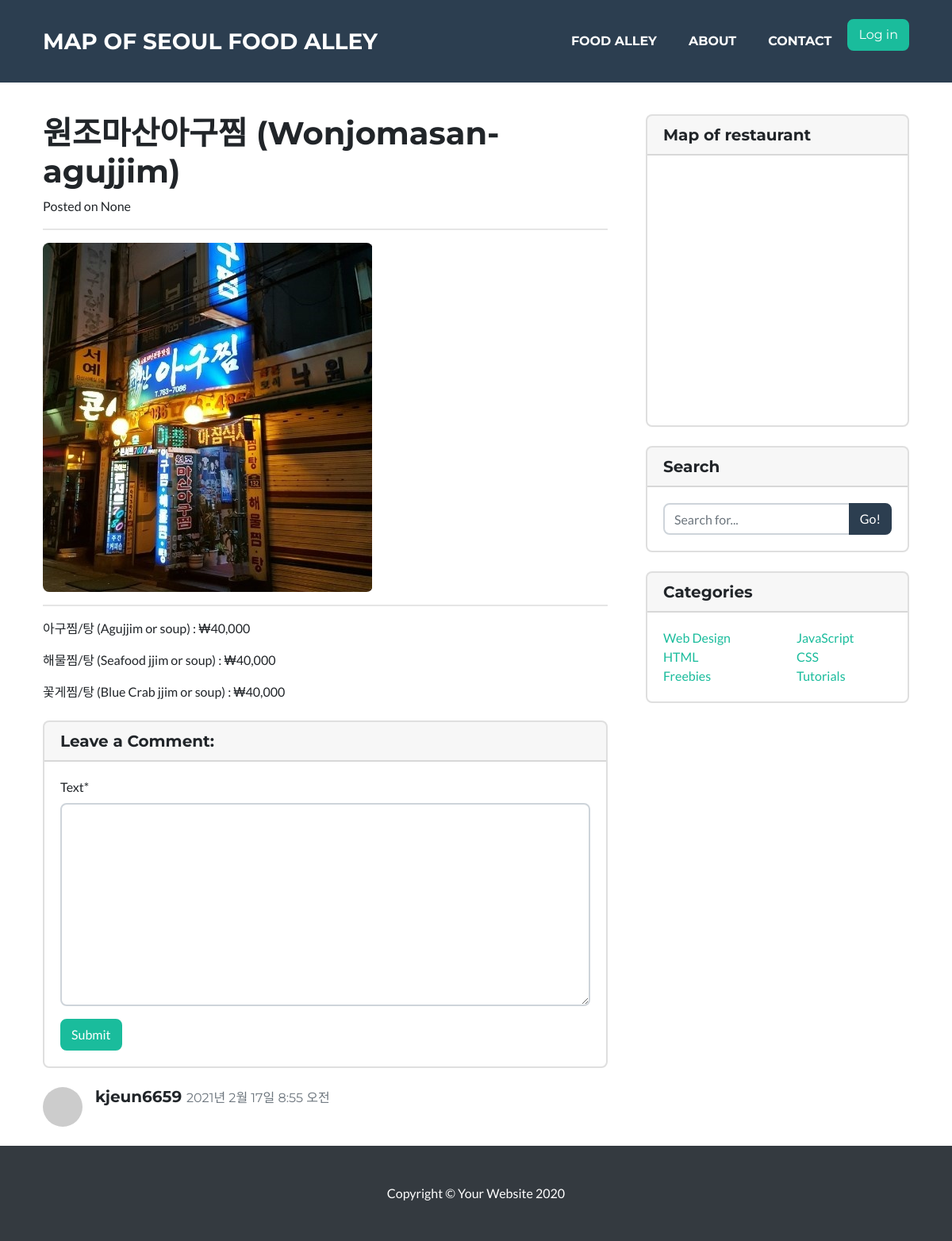
Screenshot of /mukja/golmok/1/1/ with the database file from the repository.
### mukja/models.py (models this page shows, shortened)
class Restaurant(models.Model):
    name = models.CharField(max_length=25, unique=True)
    address = models.CharField(max_length=50)
    latitude = models.CharField(max_length=50)
    longitude = models.CharField(max_length=50)
    phone_number = models.CharField(max_length=20)
    golmok = models.ForeignKey(Golmok, blank=True, null=True, on_delete=models.SET_NULL)
    description = MarkdownxField(null=True)
    head_image = models.ImageField(upload_to='blog/%Y/%m/%d/', blank=True)
    created = models.DateTimeField(auto_now_add=True, null=True)  # 포스트가 생성이 될 때 created에 자동으로 담아주게 된다.
    def get_absolute_url(self):
        return '/mukja/golmok/{}/{}/'.format(self.golmok.pk, self.pk)
    def get_markdown_description(self):
        return markdown(self.description)

class Menu(models.Model):
    name = models.CharField(max_length=25)
    price = models.CharField(max_length=10)
    description = models.CharField(max_length=300, null=True)
    restaurant = models.ForeignKey(Restaurant, blank=True, null=True, on_delete=models.SET_NULL)

class Comment(models.Model):
    restaurant = models.ForeignKey(Restaurant, blank=True, null=True, on_delete=models.SET_NULL)
    text = MarkdownxField()
    author = models.ForeignKey(User, on_delete=models.CASCADE)
    created_at = models.DateTimeField(auto_now_add=True)    # 새로 생성됐을 때 저절로 시간이 들어가게끔
    modified_at = models.DateTimeField(auto_now=True)
    def get_markdown_content(self):
        return markdown(self.text)

### mukja/views.py (the view)
# urls.py: path('golmok/<int:fk>/<int:pk>/', views.restaurant),
def restaurant(request, fk, pk):
    golmok_pk = fk
    restaurant_pk = pk
    restaurant = Restaurant.objects.get(id=restaurant_pk)
    menus = Menu.objects.filter(restaurant_id=restaurant_pk)
    comment = Comment.objects.filter(restaurant_id=restaurant_pk)
    context = {
        'restaurant': restaurant,
        'menus': menus,
        'comment' : comment,
    }
    context['comment_form'] = CommentForm()
    return render(request, "restaurant.html", context)

### mukja/forms.py
class CommentForm(forms.ModelForm):
    class Meta:
        model = Comment
        fields = ('text', )

### mukja/templates/restaurant.html (shortened to what this page needs)
<!DOCTYPE html>
<html lang="en">
{% load static %}
{% load crispy_forms_tags %}
    <head>
        <link href="{% static 'css/styles-golmok.css' %}" rel="stylesheet" />
    </head>
<body id="page-top">
    <nav class="navbar navbar-expand-lg bg-secondary text-uppercase fixed-top" id="mainNav">
        <div class="container">
            <a class="navbar-brand js-scroll-trigger" href="/mukja/index/">Map of Seoul Food Alley</a>
            <div class="collapse navbar-collapse" id="navbarResponsive">
                <ul class="navbar-nav ml-auto">
                    <li class="nav-item mx-0 mx-lg-1"><a class="nav-link py-3 px-0 px-lg-3 rounded js-scroll-trigger" href="#portfolio">Food Alley</a></li>
                    <li class="nav-item mx-0 mx-lg-1"><a class="nav-link py-3 px-0 px-lg-3 rounded js-scroll-trigger" href="/mukja/aboutus/">About</a></li>
                    <li class="nav-item mx-0 mx-lg-1"><a class="nav-link py-3 px-0 px-lg-3 rounded js-scroll-trigger" href="#contact">Contact</a></li>
                    {% if user.is_authenticated %}
                    <li class="nav-item dropdown">
                        <a class="nav-link dropdown-toggle" data-toggle="dropdown" href="#" id="download">{{ user }} <span class="caret"></span></a>
                        <div class="dropdown-menu" aria-labelledby="download">
                            <a class="dropdown-item" href="/accounts/logout/">Log out</a>
                        </div>
                    </li>
                    {% else %}
                    <li class="nav-item">
                        <button type="button" class="btn btn-primary" data-toggle="modal" data-target="#loginModal">
                            Log in
                        </button>
                    </li>
                    {% endif %}
                </ul>
            </div>
        </div>
    </nav>
<br><br><br><br><br>
<div class="container">
  <div class="row">
    <div class="col-lg-8">
      <h1 class="mt-4">{{ restaurant.name }}</h1>
      <p>Posted on {{ restaurant.created }}</p>
      <hr>
      <img class="img-fluid rounded" src="{{ restaurant.head_image }}" alt="">
      <hr>
      {% for menu in menus %}
      <p> {{ menu.name }} : {{ menu.price }} </p>
      {% endfor %}
      <div class="card my-4">
        <h5 class="card-header">Leave a Comment:</h5>
        <div class="card-body" >
          <form method="post" action="{{ restaurant.get_absolute_url }}new_comment/">
            <div class="form-group">
              {{ comment_form | crispy }}
            </div>
            <button type="submit" class="btn btn-primary">Submit</button>
          </form>
        </div>
      </div>
      <div id = "comment-list">
        {% for c in comment %}
        <div class="media mb-4" id = "comment-id-{{ c.pk }}">
          <img class="d-flex mr-3 rounded-circle" src="http://placehold.it/50x50" alt="">
          <div class="media-body">
            <h5 class="mt-0">{{ c.author }} <small class="text-muted">{{ c.created_at }}</small></h5>
          </div>
        </div>
        {% endfor %}
      </div>
    </div>
    <div class="col-md-4">
      <div class="card my-4">
        <h5 class="card-header">Map of restaurant</h5>
        <div class="card-body">
          <div id="map" style="width:100%;height:300px;"></div>
        </div>
      </div>
      <div class="card my-4">
        <h5 class="card-header">Search</h5>
        <div class="card-body">
          <div class="input-group">
            <input type="text" class="form-control" placeholder="Search for...">
            <span class="input-group-append">
                <button class="btn btn-secondary" type="button">Go!</button>
              </span>
          </div>
        </div>
      </div>
      <div class="card my-4">
        <h5 class="card-header">Categories</h5>
        <div class="card-body">
          <div class="row">
            <div class="col-lg-6">
              <ul class="list-unstyled mb-0">
                <li>
                  <a href="#">Web Design</a>
                </li>
                <li>
                  <a href="#">HTML</a>
                </li>
                <li>
                  <a href="#">Freebies</a>
                </li>
              </ul>
            </div>
            <div class="col-lg-6">
              <ul class="list-unstyled mb-0">
                <li>
                  <a href="#">JavaScript</a>
                </li>
                <li>
                  <a href="#">CSS</a>
                </li>
                <li>
                  <a href="#">Tutorials</a>
                </li>
              </ul>
            </div>
          </div>
        </div>
      </div>
    </div>
  </div>
</div>
<footer class="py-5 bg-dark">
  <div class="container">
    <p class="m-0 text-center text-white">Copyright &copy; Your Website 2020</p>
  </div>
</footer>
</body>
</html>

### rows the page displays
Restaurant: name "원조마산아구찜 (Wonjomasan-agujjim)", created "None", head_image (picture)
Menu: name "아구찜/탕 (Agujjim or soup)", price "₩40,000"
Menu: name "해물찜/탕 (Seafood jjim or soup)", price "₩40,000"
Menu: name "꽃게찜/탕 (Blue Crab jjim or soup)", price "₩40,000"
Comment: author "kjeun6659", created_at "2021년 2월 17일 8:55 오전"
